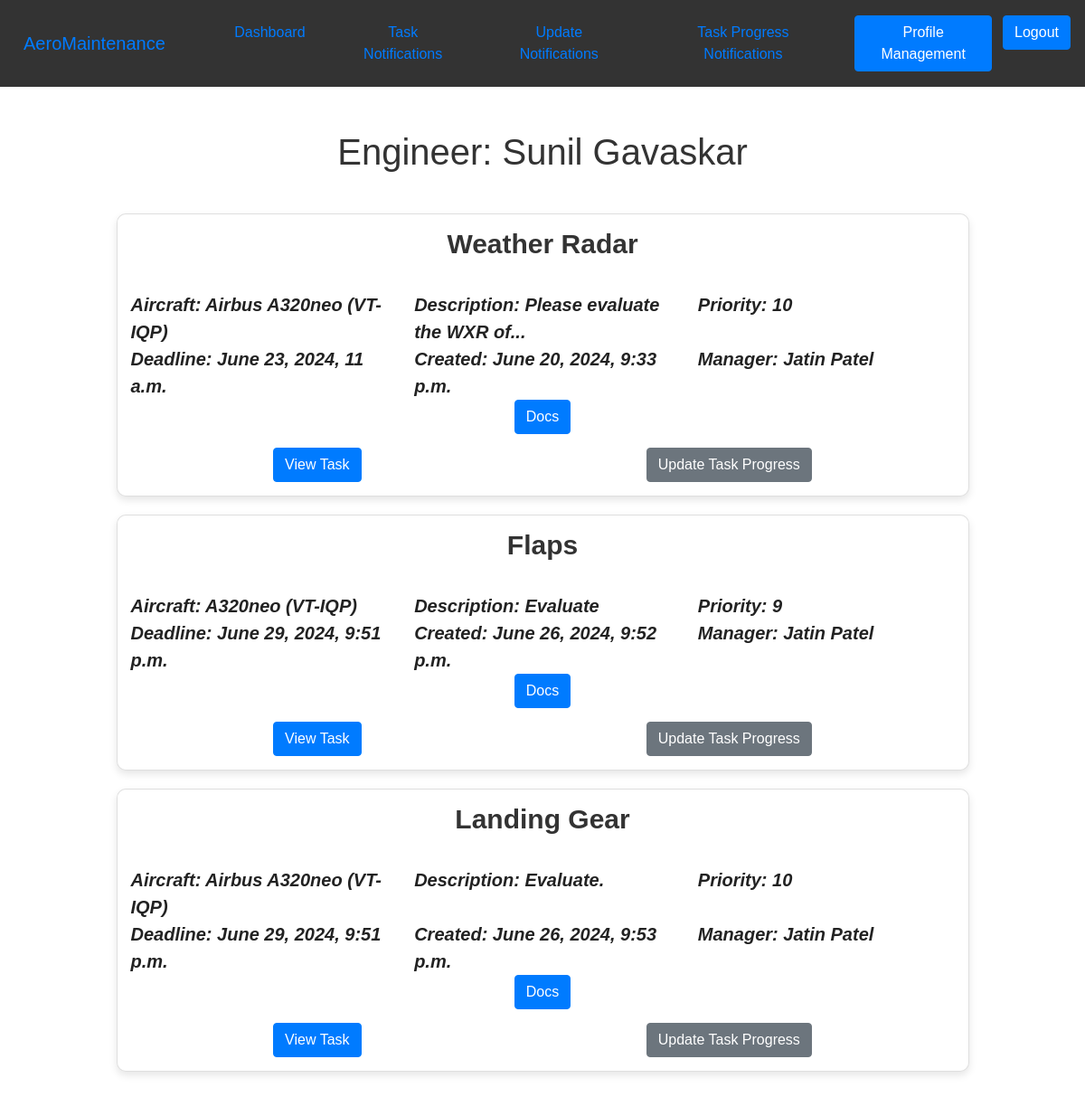
Screenshot of /engineer-dashboard (signed in) with the database file from the repository.
### Aeroppp/models.py (models this page shows, shortened)
class Task(models.Model):
    title = models.CharField(max_length = 200)
    aircraft = models.CharField(max_length = 200)
    description = models.TextField()
    priority = models.CharField(max_length = 50)
    deadline = models.DateTimeField(default = timezone.now() + timezone.timedelta(days=3))
    created_by = models.ForeignKey(CustomUser, on_delete = models.CASCADE, related_name = "created_tasks")
    created_at = models.DateTimeField(auto_now_add = True)
    progress = models.IntegerField(default=0, validators=[MinValueValidator(0), MaxValueValidator(100)])

### Aeroppp/views.py (the view)
# urls.py: path('engineer-dashboard', views.engineer_dashboard, name = "engineer-dashboard"),
@login_required(login_url = 'login')
def engineer_dashboard(request):
    if request.user.is_authenticated and request.user.is_engineer:
        if not request.user.is_engineer:
            redirect('homepage')
        engineer_tasks = EngineerTask.objects.filter(engineer = request.user.engineer)
        tasks = [(engineer_task.task, engineer_task.task.created_by.get_full_name()) for engineer_task in engineer_tasks]
        engineer_name = request.user.get_full_name()
        def truncate_description(description, word_limit = 5):
            words = description.split()
            if (len(words) > word_limit):
                return ' '.join(words[:word_limit])+'...'
            return description
        for task , manager in tasks:
            task.truncated_description = truncate_description(task.description)
        notifs_create = TaskNotification.objects.filter(engineer = request.user, read = False).count()
        notifs_update = TaskUpdateNotification.objects.filter(engineer = request.user, read = False).count()
        notifs_progress = TaskProgressNotification.objects.filter(user = request.user, read = False).count()
        context = {"Tasks" : tasks, 'engineer': engineer_name, 'Notifs': notifs_progress, 'Task_Notfis': notifs_create, 'Update_Notifs': notifs_update}
        return render(request, 'engineer-dashboard.html', context)
    return redirect('login')

### Aeroppp/templates/engineer-dashboard.html (shortened to what this page needs)
{% extends 'engineer-navbar.html' %}
{% load static %}
{% block content %}
<!DOCTYPE html>
<html lang="en">
<head>
    <link href="https://stackpath.bootstrapcdn.com/bootstrap/4.5.2/css/bootstrap.min.css" rel="stylesheet">
</head>
<body>
    <div class="container">
        <br><br>
        <h1 class="text-center mb-4 title">Engineer: {{engineer}}</h1>
        <div class="card-container">
            {% for task, manager in Tasks %}
            <div class="card{% if task.progress == 100 %} finished-task-border {% endif %}">
                <div class = "row justify-content-center">
                    <h5 class = "card-title">{{task.title}}</h5>
                </div>
                <div class="row">
                    <div class="col-md-4">
                        <p class="card-text"><strong>Aircraft: {{task.aircraft}}</strong></p>
                    </div>
                    <div class="col-md-4">
                        <p class="card-text"><strong>Description: {{ task.truncated_description }}</strong></p>
                    </div>
                    <div class="col-md-4">
                        <p class="card-text"><strong>Priority: {{ task.priority }}</strong></p>
                    </div>
                    <div class="col-md-4">
                        <p class="card-text"><strong>Deadline: {{ task.deadline }}</strong></p>
                    </div>
                    <div class="col-md-4">
                        <p class="card-text"><strong>Created: {{ task.created_at }}</strong></p>
                    </div>
                    <div class="col-md-4">
                        <p class="card-text"><strong>Manager: {{ manager }}</strong></p>
                    </div>
                </div>
                <div class = "row justify-content-center">
                    <a href="{% url 'view-document' task.id %}" class = "btn btn-primary"> Docs </a>
                </div>
                <div class="btn-container">
                    <a href="{% url 'view-task-engineer' task.id %}" class="btn btn-primary">View Task</a>
                    <a href="{% url 'update-task-progress' task.id %}" class="btn btn-secondary">Update Task Progress</a>
                </div>
            </div>
            {% endfor %}
        </div>
    </div>
</body>
</html>
{% endblock %}

### Aeroppp/templates/engineer-navbar.html (shortened to what this page needs)
{% load static %}
<html>
    <head>
    </head>
    <nav class="navbar navbar-inverse navbar-expand-lg" style = "background-color: #333;">
        <a class="navbar-brand main-heading">
          &nbsp; AeroMaintenance
        </a>
          <div class="collapse navbar-collapse text-center" id="navbarNavDropdown">
            <ul class="navbar-nav mr-auto">
              <li class="nav-link">
                <a class="nav-link" type="button"  href="{% url 'engineer-dashboard' %}">Dashboard</a>
              </li>
              <li class="nav-link">
                <a class="nav-link" type="button"  href="{% url 'creation-notifications' %}">Task Notifications</a>
              </li>
              <li class="nav-link">
                <a class="nav-link" type="button"  href="{% url 'update-notification' %}">Update Notifications
                </a>
              </li>
              <li class="nav-link">
                <a class="nav-link" type="button"  href="{% url 'progress-notifications' %}">Task Progress Notifications
                </a>
              </li>
            </ul>
            <ul class = "navbar-nav ml-auto">
              <li class="nav-item">
                <a class="btn btn-primary navbar-btn" type="button"  href="{% url 'profile-management-manager' %}">Profile Management</a>
              </li>
              <li class="nav-item">
                <a class="btn btn-primary navbar-btn" type="button"  href="{% url 'logout' %}">Logout</a>
              </li>
            </ul>
          </div>
    </nav>
    {% block content %}
    {% endblock %}

### Aeroppp/templates/engineer-dashboard.html (style rules this page uses)
body { background-image: url("https://freerangestock.com/sample/148878/view-outside-an-airplane-window.jpg"); background-size: cover; background-position: center; background-attachment: fixed; font-family: Arial, sans-serif; color: #333; }
.card-container { display: flex; flex-wrap: wrap; justify-content: space-around; padding: 20px; }
.card { width: calc(90% - 20px); margin-bottom: 20px; background-color: rgba(255, 255, 255, 0.36); border-radius: 10px; padding: 15px; box-shadow: 0 4px 8px rgba(0,0,0,0.1); }
.card-title { font-size: 30px; font-weight: bold; margin-bottom: 10px; color: #333; }
.card-text { font-size: 20px; font-style: italic; color: #222; }
.btn-container { display: flex; justify-content: space-around; margin-top: 15px; }
.title { color: #333; }

### rows the page displays
Task: title "Weather Radar", aircraft "Airbus A320neo (VT-IQP)", truncated_description "Please evaluate the WXR of...", priority "10", deadline "June 23, 2024, 11 a.m.", created_at "June 20, 2024, 9:33 p.m.", manager "Jatin Patel"
Task: title "Flaps", aircraft "A320neo (VT-IQP)", truncated_description "Evaluate", priority "9", deadline "June 29, 2024, 9:51 p.m.", created_at "June 26, 2024, 9:52 p.m.", manager "Jatin Patel"
Task: title "Landing Gear", aircraft "Airbus A320neo (VT-IQP)", truncated_description "Evaluate.", priority "10", deadline "June 29, 2024, 9:51 p.m.", created_at "June 26, 2024, 9:53 p.m.", manager "Jatin Patel"

### other values shown
{{ engineer }} "Sunil Gavaskar"
